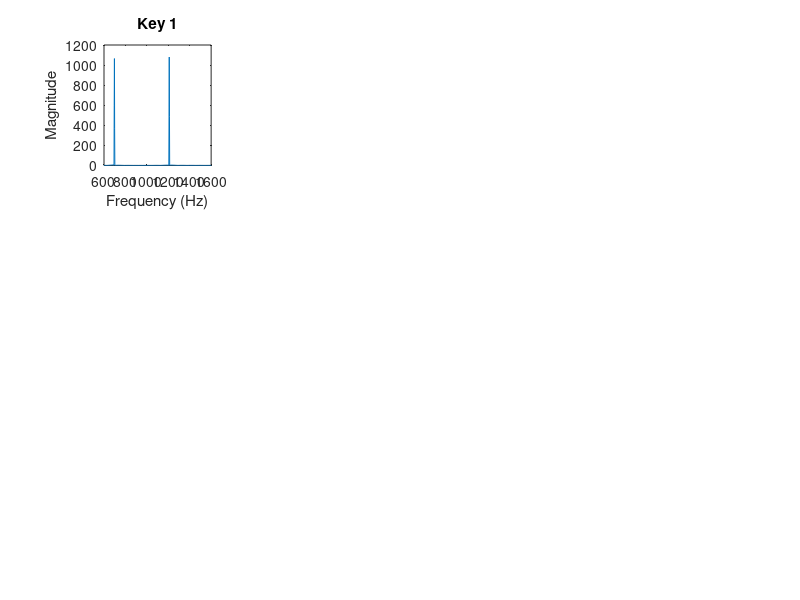

The MATLAB source for this figure: (Note: this script raises an error after producing the figure.)
fs = 8000; 
t = 0:1/fs:0.5; 

key_freqs = {
    '1', 697, 1209;
    '2', 697, 1336;
    '3', 697, 1477;
    '4', 770, 1209;
    '5', 770, 1336;
    '6', 770, 1477;
    '7', 852, 1209;
    '8', 852, 1336;
    '9', 852, 1477;
    '0', 941, 1336;
    '*', 941, 1209;
    '#', 941, 1477;
};

dtmf_frequencies_row = [697, 770, 852, 941];
dtmf_frequencies_col = [1209, 1336, 1477];
dtmf_keypad = [
    '1', '2', '3';
    '4', '5', '6';
    '7', '8', '9';
    '*', '0', '#'
];

figure;
for i = 1:size(key_freqs, 1)
       key = key_freqs{i, 1};
    f_low = key_freqs{i, 2};
    f_high = key_freqs{i, 3};
    
  dtmf_signal = sin(2*pi*f_low*t) + sin(2*pi*f_high*t);
    
    N = 2^nextpow2(length(dtmf_signal)); 
    windowed_signal = dtmf_signal .* hamming(length(dtmf_signal))'; 
    Y = fft(windowed_signal, N);
    f = (0:N-1)*(fs/N);
    magnitude = abs(Y);
    
    subplot(3, 4, i); 
    plot(f, magnitude);
    title(['Key ' key]);
    xlabel('Frequency (Hz)');
    ylabel('Magnitude');
    xlim([600 1600]); 
    
    xline(f_low, '--r', 'Low Freq');
    xline(f_high, '--g', 'High Freq');
    
    
    threshold = 5; 
    detected_indices = find(magnitude > threshold);
    detected_freqs = f(detected_indices);
    
    fprintf('Key %s: Detected Frequencies: ', key);
    disp(detected_freqs);
    
    
    tolerance = 10; 
    row_freq = detected_freqs(arrayfun(@(x) any(abs(x - dtmf_frequencies_row) < tolerance), detected_freqs));
    col_freq = detected_freqs(arrayfun(@(x) any(abs(x - dtmf_frequencies_col) < tolerance), detected_freqs));
    
    if ~isempty(row_freq)
        [~, closest_row_idx] = min(abs(dtmf_frequencies_row - row_freq(1)));
        row_freq = dtmf_frequencies_row(closest_row_idx);
    end
    if ~isempty(col_freq)
        [~, closest_col_idx] = min(abs(dtmf_frequencies_col - col_freq(1)));
        col_freq = dtmf_frequencies_col(closest_col_idx);
    end
    
    fprintf('Key %s: Matched Row Freq: %.2f Hz\n', key, row_freq);
    fprintf('Key %s: Matched Col Freq: %.2f Hz\n', key, col_freq);
    
    
    if ~isempty(row_freq) && ~isempty(col_freq)
        row_idx = find(dtmf_frequencies_row == row_freq);
        col_idx = find(dtmf_frequencies_col == col_freq);
        detected_key = dtmf_keypad(row_idx, col_idx);
        fprintf('Detected Key for input %s: %s\n', key, detected_key);
    else
        fprintf('Failed to detect a valid key for input %s\n', key);
    end
end
